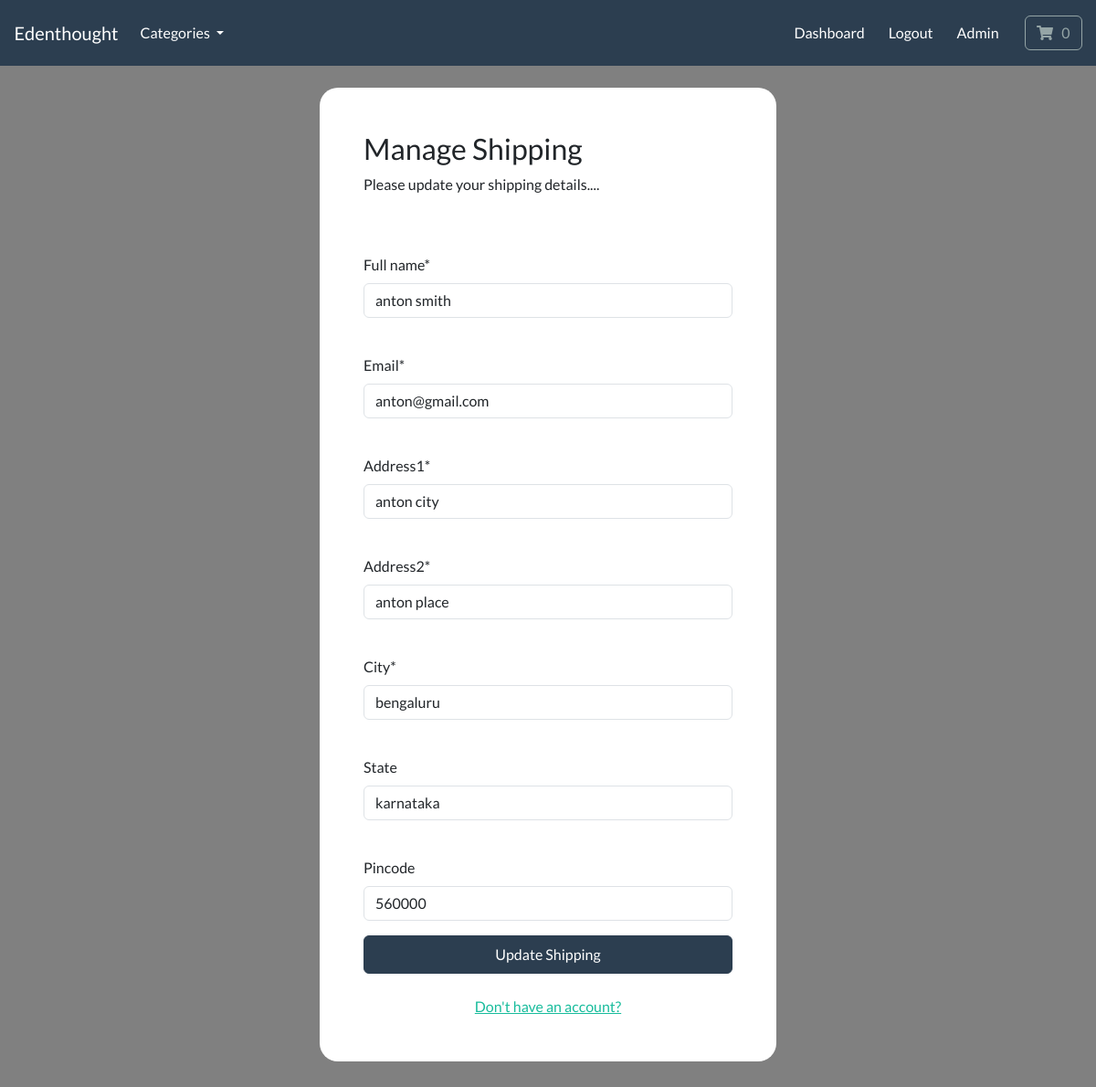
Page /account/manage-shipping (signed in) on the committed database.
### payment/models.py (models this page shows, shortened)
class ShippingAddress(models.Model):
    full_name=models.CharField(max_length=300)
    email=models.EmailField(max_length=255)
    address1=models.CharField(max_length=300)
    address2=models.CharField(max_length=300)
    city=models.CharField(max_length=255)
    state=models.CharField(max_length=255,null=True,blank=True)
    pincode=models.CharField(max_length=255,null=True,blank=True)
    user=models.ForeignKey(User,on_delete=models.CASCADE,null=True,blank=True)
    class Meta:
        verbose_name_plural='Shipping Address'

### account/views.py (the view, shortened to what this page needs)
# urls.py: path('manage-shipping',views.manage_shipping,name='manage-shipping'),
def manage_shipping(request):
    try:
        shipping=ShippingAddress.objects.get(user=request.user.id)
    except ShippingAddress.DoesNotExist:
        shipping=None
    form = ShippingForm(instance=shipping)
    context={'form':form}
    return render(request,'account/manage-shipping.html',context=context)

### payment/forms.py
class ShippingForm(forms.ModelForm):
    class Meta:
        model=ShippingAddress
        fieds=['full_name','email','address1','address2','city','state','pincode']
        exclude=['user',]

### cart/cart.py (called while the page is built)
    def __len__(self):
        return sum(item['qty'] for item in self.cart.values())

### cart/context_processors.py (called while the page is built)
def cart(request):
    return {'cart':Cart(request)}

### store/models.py (called while the page is built)
    def get_absolute_url(self):
        return reverse('list-category',args=[self.slug])

### store/views.py (called while the page is built)
def categories(request):
    all_categories=Category.objects.all()
    return {'all_categories':all_categories}

### account/templates/account/manage-shipping.html (shortened to what this page needs)
{%include "store/base.html" %}
{% load static %}
{% load crispy_forms_tags  %}
{% block content %}
    <body>
        <br>
        <div class="container bg-white shadow-md p-5 form-layout">
            <h3> Manage Shipping </h3>
            <p>Please update your shipping details....</p>
            <br>
            <br>
            <form method="POST" autocomplete="off">
                {{form.full_name|as_crispy_field}}
                <br>
                {{form.email|as_crispy_field}}
                <br>
                {{form.address1|as_crispy_field}}
                <br>
                {{form.address2|as_crispy_field}}
                <br>
                {{form.city|as_crispy_field}}
                <br>
                {{form.state|as_crispy_field}}
                <br>
                {{form.pincode|as_crispy_field}}
                <button type="submit" class="btn btn-primary navbar-btn text-white w-100 p-2">Update Shipping</button>
                <br><br>
                <div class="text-center"><a href="{% url 'register' %}">Don't have an account?</a></div>
            </form>
        </div>
    </body>
{% endblock %}

### static/css/styles.css (style rules this page uses)
.form-layout { border-radius: 20px; width: 500px; }

### account/templates/account/manage-shipping.html (style rules this page uses)
body { background-color: gray; }

### rows in the picture
ShippingAddress: full_name "anton smith", email "anton@gmail.com", address1 "anton city", address2 "anton place", city "bengaluru", state "karnataka", pincode "560000"
